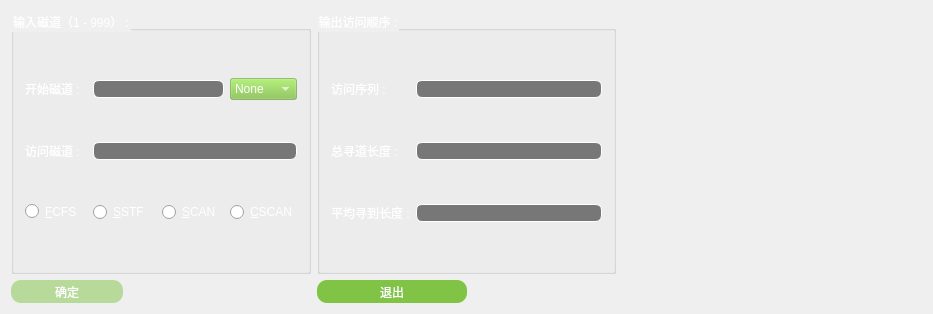
<?xml version="1.0" encoding="UTF-8"?>
<ui version="4.0">
 <class>DiskScheduling</class>
 <widget class="QMainWindow" name="DiskScheduling">
  <property name="geometry">
   <rect>
    <x>0</x>
    <y>0</y>
    <width>933</width>
    <height>314</height>
   </rect>
  </property>
  <property name="windowTitle">
   <string>磁盘调度</string>
  </property>
  <widget class="QWidget" name="centralWidget">
   <layout class="QGridLayout" name="gridLayout_3">
    <item row="0" column="0">
     <layout class="QHBoxLayout" name="horizontalLayout_3">
      <item>
       <layout class="QVBoxLayout" name="verticalLayout_2">
        <item>
         <widget class="QGroupBox" name="inputGroupBox">
          <property name="sizePolicy">
           <sizepolicy hsizetype="Preferred" vsizetype="Expanding">
            <horstretch>0</horstretch>
            <verstretch>0</verstretch>
           </sizepolicy>
          </property>
          <property name="styleSheet">
           <string notr="true">QGroupBox::title {
	color: rgb(255, 255, 255);
}</string>
          </property>
          <property name="title">
           <string>输入磁道（1 - 999） :</string>
          </property>
          <layout class="QGridLayout" name="gridLayout">
           <item row="2" column="2">
            <widget class="QRadioButton" name="scanRadioButton">
             <property name="styleSheet">
              <string notr="true">color: rgb(255, 255, 255);</string>
             </property>
             <property name="text">
              <string>&amp;SCAN</string>
             </property>
            </widget>
           </item>
           <item row="0" column="3">
            <widget class="QComboBox" name="comboBox">
             <property name="mouseTracking">
              <bool>false</bool>
             </property>
             <property name="styleSheet">
              <string notr="true">background-color: rgba(128, 195, 69, 128);
color: rgb(255, 255, 255);
/*border:	1px solid rgba(184, 218, 155, 0);
border-radius: 8px;*/</string>
             </property>
             <item>
              <property name="text">
               <string>None</string>
              </property>
             </item>
             <item>
              <property name="text">
               <string>up</string>
              </property>
             </item>
             <item>
              <property name="text">
               <string>down</string>
              </property>
             </item>
            </widget>
           </item>
           <item row="2" column="0">
            <widget class="QRadioButton" name="fcfsRadioButton">
             <property name="styleSheet">
              <string notr="true">QRadioButton {
	color: rgb(255, 255, 255);
}
QRadioButton::indicator {
	/*background-color: rgba(128, 195, 69, 170);*/	
	color: rgba(128, 195, 69, 200);
}
/*QRadioButton::indicator:unchecked {
	background-color: rgb(255, 255, 255);
}*/</string>
             </property>
             <property name="text">
              <string>&amp;FCFS</string>
             </property>
            </widget>
           </item>
           <item row="0" column="0">
            <widget class="QLabel" name="startLabel">
             <property name="styleSheet">
              <string notr="true">color: rgb(255, 255, 255);</string>
             </property>
             <property name="text">
              <string>开始磁道 :</string>
             </property>
             <property name="buddy">
              <cstring>startLineEdit</cstring>
             </property>
            </widget>
           </item>
           <item row="1" column="0">
            <widget class="QLabel" name="diskSeqLabel">
             <property name="styleSheet">
              <string notr="true">color: rgb(255, 255, 255);</string>
             </property>
             <property name="text">
              <string>访问磁道 :</string>
             </property>
             <property name="buddy">
              <cstring>diskSeqLineEdit</cstring>
             </property>
            </widget>
           </item>
           <item row="0" column="1" colspan="2">
            <widget class="QLineEdit" name="startLineEdit">
             <property name="styleSheet">
              <string notr="true">QLineEdit  {
	background-color: rgb(119, 119, 119);
	color: rgb(255, 255, 255);	
	selection-color: rgb(119, 119, 119);	
	selection-background-color: rgb(255, 255, 255);
	border-style: solid;
	border: 1px solid white;
	border-radius: 6px;
}
	</string>
             </property>
            </widget>
           </item>
           <item row="2" column="3">
            <widget class="QRadioButton" name="cscanRadioButton">
             <property name="styleSheet">
              <string notr="true">color: rgb(255, 255, 255);</string>
             </property>
             <property name="text">
              <string>&amp;CSCAN</string>
             </property>
            </widget>
           </item>
           <item row="2" column="1">
            <widget class="QRadioButton" name="sstfRadioButton">
             <property name="styleSheet">
              <string notr="true">color: rgb(255, 255, 255);</string>
             </property>
             <property name="text">
              <string>&amp;SSTF</string>
             </property>
            </widget>
           </item>
           <item row="1" column="1" colspan="3">
            <widget class="QLineEdit" name="diskSeqLineEdit">
             <property name="styleSheet">
              <string notr="true">QLineEdit  {
	background-color: rgb(119, 119, 119);
	color: rgb(255, 255, 255);	
	selection-color: rgb(119, 119, 119);	
	selection-background-color: rgb(255, 255, 255);
	border-style: solid;
	border: 1px solid white;
	border-radius: 6px;
}</string>
             </property>
            </widget>
           </item>
          </layout>
         </widget>
        </item>
        <item>
         <layout class="QHBoxLayout" name="horizontalLayout_2">
          <item>
           <widget class="QPushButton" name="okButton">
            <property name="enabled">
             <bool>false</bool>
            </property>
            <property name="sizePolicy">
             <sizepolicy hsizetype="MinimumExpanding" vsizetype="Fixed">
              <horstretch>0</horstretch>
              <verstretch>0</verstretch>
             </sizepolicy>
            </property>
            <property name="minimumSize">
             <size>
              <width>0</width>
              <height>23</height>
             </size>
            </property>
            <property name="maximumSize">
             <size>
              <width>16777215</width>
              <height>23</height>
             </size>
            </property>
            <property name="styleSheet">
             <string notr="true">QPushButton { 
	background-color: rgb(128, 195, 69); 
	border-radius: 10px; 
	color: rgb(255, 255, 255); 	
}
QPushButton:hover { background-color:rgba(128, 195, 69, 128); }
QPushButton:disabled
{
	background-color: rgba(128, 195, 69, 128);
}</string>
            </property>
            <property name="text">
             <string>确定</string>
            </property>
            <property name="default">
             <bool>true</bool>
            </property>
           </widget>
          </item>
          <item>
           <spacer name="horizontalSpacer_2">
            <property name="orientation">
             <enum>Qt::Horizontal</enum>
            </property>
            <property name="sizeHint" stdset="0">
             <size>
              <width>188</width>
              <height>20</height>
             </size>
            </property>
           </spacer>
          </item>
         </layout>
        </item>
       </layout>
      </item>
      <item>
       <layout class="QVBoxLayout" name="verticalLayout">
        <item>
         <widget class="QGroupBox" name="outputGroupBox">
          <property name="sizePolicy">
           <sizepolicy hsizetype="Preferred" vsizetype="Expanding">
            <horstretch>0</horstretch>
            <verstretch>0</verstretch>
           </sizepolicy>
          </property>
          <property name="styleSheet">
           <string notr="true">QGroupBox::title {
	color: rgb(255, 255, 255);
}</string>
          </property>
          <property name="title">
           <string>输出访问顺序 :</string>
          </property>
          <layout class="QGridLayout" name="gridLayout_2">
           <item row="0" column="0">
            <widget class="QLabel" name="readSeqLabel">
             <property name="styleSheet">
              <string notr="true">color: rgb(255, 255, 255);</string>
             </property>
             <property name="text">
              <string>访问序列 :</string>
             </property>
             <property name="buddy">
              <cstring>readSeqLineEdit</cstring>
             </property>
            </widget>
           </item>
           <item row="2" column="0">
            <widget class="QLabel" name="AverDisLabel">
             <property name="styleSheet">
              <string notr="true">color: rgb(255, 255, 255);</string>
             </property>
             <property name="text">
              <string>平均寻到长度 :</string>
             </property>
             <property name="buddy">
              <cstring>AverDisLineEdit</cstring>
             </property>
            </widget>
           </item>
           <item row="1" column="0">
            <widget class="QLabel" name="tolDisLabel">
             <property name="styleSheet">
              <string notr="true">color: rgb(255, 255, 255);</string>
             </property>
             <property name="text">
              <string>总寻道长度 :</string>
             </property>
             <property name="buddy">
              <cstring>tolDisLineEdit</cstring>
             </property>
            </widget>
           </item>
           <item row="1" column="1">
            <widget class="QLineEdit" name="tolDisLineEdit">
             <property name="styleSheet">
              <string notr="true">QLineEdit  {
	background-color: rgb(119, 119, 119);
	color: rgb(255, 255, 255);	
	selection-color: rgb(119, 119, 119);	
	selection-background-color: rgb(255, 255, 255);
	border-style: solid;
	border: 1px solid white;
	border-radius: 6px;
}</string>
             </property>
             <property name="readOnly">
              <bool>true</bool>
             </property>
            </widget>
           </item>
           <item row="0" column="1">
            <widget class="QLineEdit" name="readSeqLineEdit">
             <property name="styleSheet">
              <string notr="true">QLineEdit  {
	background-color: rgb(119, 119, 119);
	color: rgb(255, 255, 255);	
	selection-color: rgb(119, 119, 119);	
	selection-background-color: rgb(255, 255, 255);
	border-style: solid;
	border: 1px solid white;
	border-radius: 6px;
}</string>
             </property>
             <property name="readOnly">
              <bool>true</bool>
             </property>
            </widget>
           </item>
           <item row="2" column="1">
            <widget class="QLineEdit" name="AverDisLineEdit">
             <property name="styleSheet">
              <string notr="true">QLineEdit  {
	background-color: rgb(119, 119, 119);
	color: rgb(255, 255, 255);	
	selection-color: rgb(119, 119, 119);	
	selection-background-color: rgb(255, 255, 255);
	border-style: solid;
	border: 1px solid white;
	border-radius: 6px;
}</string>
             </property>
             <property name="readOnly">
              <bool>true</bool>
             </property>
            </widget>
           </item>
          </layout>
         </widget>
        </item>
        <item>
         <layout class="QHBoxLayout" name="horizontalLayout">
          <item>
           <widget class="QPushButton" name="close_btn">
            <property name="sizePolicy">
             <sizepolicy hsizetype="MinimumExpanding" vsizetype="Fixed">
              <horstretch>0</horstretch>
              <verstretch>0</verstretch>
             </sizepolicy>
            </property>
            <property name="minimumSize">
             <size>
              <width>0</width>
              <height>23</height>
             </size>
            </property>
            <property name="maximumSize">
             <size>
              <width>16777215</width>
              <height>23</height>
             </size>
            </property>
            <property name="styleSheet">
             <string notr="true">QPushButton { background-color: rgb(128, 195, 69); border-radius: 10px; color: rgb(255, 255, 255); }
QPushButton:hover { background-color:rgba(128, 195, 69, 128); }
QPushButton:disabled
{
	background-color: rgba(128, 195, 69, 128);
}</string>
            </property>
            <property name="text">
             <string>退出</string>
            </property>
           </widget>
          </item>
          <item>
           <spacer name="horizontalSpacer_3">
            <property name="orientation">
             <enum>Qt::Horizontal</enum>
            </property>
            <property name="sizeHint" stdset="0">
             <size>
              <width>138</width>
              <height>20</height>
             </size>
            </property>
           </spacer>
          </item>
         </layout>
        </item>
       </layout>
      </item>
      <item>
       <widget class="QCustomPlot" name="widget" native="true">
        <property name="sizePolicy">
         <sizepolicy hsizetype="Expanding" vsizetype="Expanding">
          <horstretch>0</horstretch>
          <verstretch>0</verstretch>
         </sizepolicy>
        </property>
       </widget>
      </item>
     </layout>
    </item>
   </layout>
   <zorder>widget</zorder>
   <zorder>widget</zorder>
  </widget>
  <widget class="QMenuBar" name="menuBar">
   <property name="geometry">
    <rect>
     <x>0</x>
     <y>0</y>
     <width>933</width>
     <height>23</height>
    </rect>
   </property>
  </widget>
 </widget>
 <layoutdefault spacing="6" margin="11"/>
 <customwidgets>
  <customwidget>
   <class>QCustomPlot</class>
   <extends>QWidget</extends>
   <header>qcustomplot.h</header>
   <container>1</container>
  </customwidget>
 </customwidgets>
 <tabstops>
  <tabstop>startLineEdit</tabstop>
  <tabstop>comboBox</tabstop>
  <tabstop>diskSeqLineEdit</tabstop>
  <tabstop>fcfsRadioButton</tabstop>
  <tabstop>sstfRadioButton</tabstop>
  <tabstop>scanRadioButton</tabstop>
  <tabstop>cscanRadioButton</tabstop>
  <tabstop>okButton</tabstop>
 </tabstops>
 <resources/>
 <connections/>
</ui>
